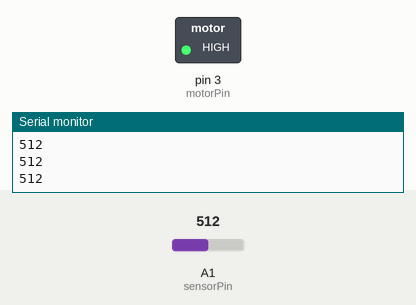
Bench run of a sketch on a simulated Arduino Uno, built with avr-gcc and run on an emulated ATmega328P. Shown: switched loads named in the sketch (green lamp = pin HIGH), the last lines printed to the serial monitor. The test bench sets the inputs (shaded band); at power-on: A1 (sensorPin) = 512.

Above: at 1.2 s.
1.3 s: A1 (sensorPin) set to 408
2.8 s: A1 (sensorPin) set to 391
At 3.5 s:
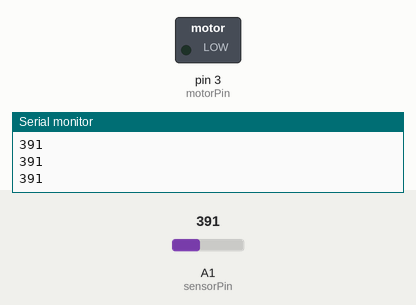
4.3 s: A1 (sensorPin) set to 410
At 4.6 s:
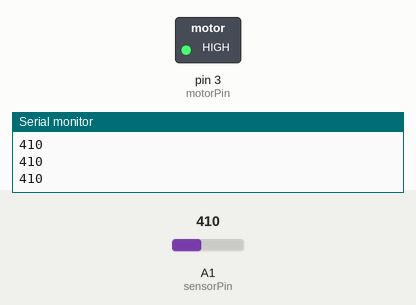
5.8 s: A1 (sensorPin) set to 390
At 7.0 s:
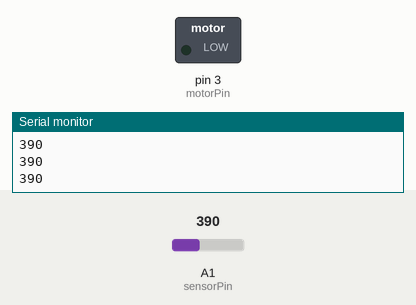
Timing chart, 0 to 8.3 s (numbered marks = the images above; inputs shaded):
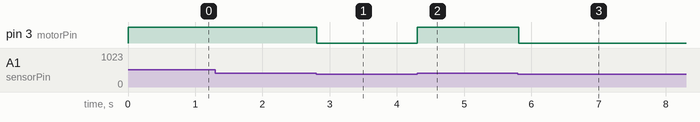

Measured:
- the behaviour switches between 401 and 400 on A1 (sensorPin) (found by bisection; images 0 and 1)
- after the input at 2.8 s, pin 3 (motorPin): HIGH → LOW at once
- after the input at 4.3 s, pin 3 (motorPin): LOW → HIGH at once
- after the input at 5.8 s, pin 3 (motorPin): HIGH → LOW at once

The sketch:

code.ino
```cpp
int motorPin = 3;
int sensorPin = A1;
int threshold = 400;

void setup()
{
	pinMode(motorPin, OUTPUT);
	Serial.begin(9600);
}

void loop()
{
	int sensorValue = analogRead(sensorPin);
	Serial.println(sensorValue);
	if(sensorValue > threshold)
	{
		digitalWrite(motorPin, HIGH);
	}
	else
	{
		digitalWrite(motorPin, LOW);
	}
}
```
